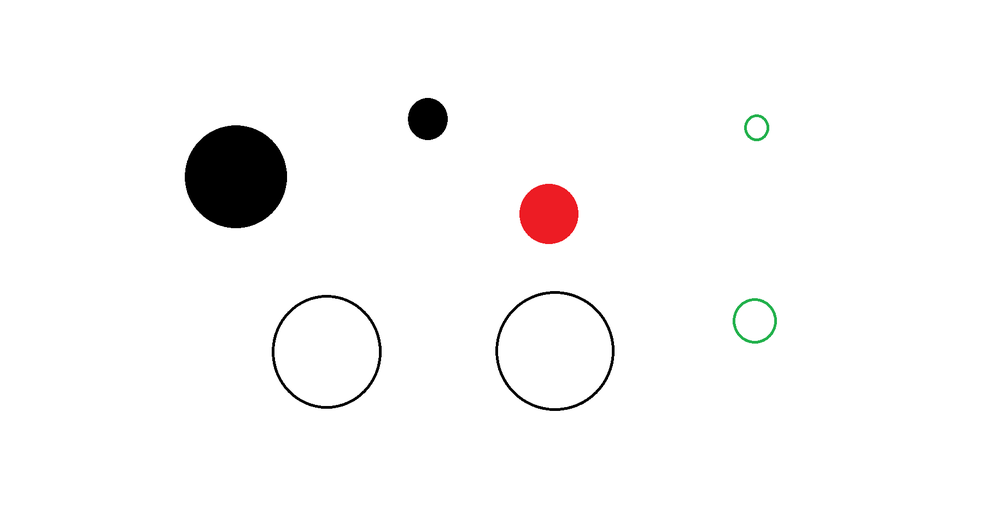
#> input picture 【练习测试】OpenCV/输入图片/8.png, 1000 x 522 px, shrunk from 1829 x 954 before the run
$ python '边缘检测.py'
#> lines starting #> are read from the running program, lines starting #| are printed output that depends on the picture; after the words box and inside, x2 and y2 are one past the last pixel; in counts of white or black regions, pixels touching at a corner belong together
import traceback
import os
import pathlib
import numpy
import cv2
import random

nextline = lambda :print("")
def pause():
	nextline()
	os.system("pause")
def printshift(obj,n: int):
	间隔 = "\t" * n
	分行 = "\n" + 间隔
	if(not(isinstance(obj,str))):
		obj = repr(obj)
	print(间隔 + 分行.join(obj.split("\n")))


输入图片文件夹 = None
输出图片文件夹 = None

def main():
	图片路径 = pathlib.Path()
	# 路径为 pathlib.Path
	try:
		图片路径 = 输入图片文件夹 / "8.png"
	# 路径为 str
	except AttributeError:
		try:
			图片路径 = pathlib.Path(输入图片文件夹) / "8.png"
		except:
			raise FileNotFoundError("未找到文件夹“{}”".format(输入图片文件夹))
	except FileNotFoundError:
		raise FileNotFoundError("未找到文件夹“{}”".format(输入图片文件夹))
	except:
		raise Exception("未知错误")
	print("获取图片    “{}”".format(图片路径))
	print()

	图片文件内容 = numpy.fromfile(图片路径,dtype=numpy.uint8)
	图片数据 = cv2.imdecode(图片文件内容, flags = cv2.IMREAD_COLOR)
#> 图片数据 is the input picture: shape (522, 1000, 3); mean B, G, R 248, 248.1, 249
	图片长 = 图片数据.shape[1]
#> 图片长 = 1000
	图片宽 = 图片数据.shape[0]
#> 图片宽 = 522

	#cv2.imshow("V",cv2.cvtColor(图片数据, cv2.COLOR_BGR2GRAY))
	#cv2.waitKey()
	#cv2.destroyAllWindows()
	灰度图像 = cv2.cvtColor(图片数据, cv2.COLOR_BGR2GRAY)
	滤波灰度图像 = cv2.medianBlur(灰度图像, 5)
	边缘检测图像 = cv2.Canny(灰度图像,threshold1=50,threshold2=150)
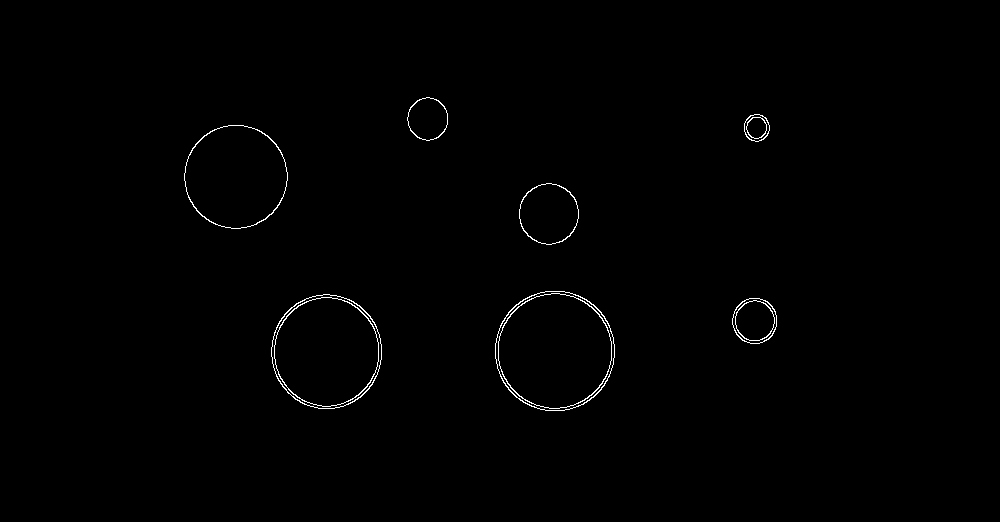
#> 边缘检测图像: shape (522, 1000); 0.55% white in thin lines or dots, all inside (x1, y1, x2, y2) = (184, 97, 777, 411)

	cv2.imshow("canny",边缘检测图像)
	cv2.waitKey()
	cv2.destroyAllWindows()
	所有圆形 = cv2.HoughCircles(
		image=边缘检测图像,                                # 需要输入灰度图像
		method=cv2.HOUGH_GRADIENT,                         # 检测方法
		dp=1,                                              # 累加器分辨率参数
		minDist=30,                                        # 圆心之间最小距离
		param1=50,                                         # 边缘检测最大阈值
		param2=20,                                         # 圆环结果投票票数阈值？（值越大圆环越少，越精准）
		minRadius=0,
		maxRadius=0)
#> 所有圆形 = 13 rows, first 8: [234.5, 175.5, 51.1], [326.5, 348.5, 55.1], [552.5, 352.5, 58], [549.5, 213.5, 29.4], [427.5, 118.5, 19.5], [756.5, 319.5, 21], [755.5, 127.5, 14.5], [682.5, 352.5, 72.6]
	# cv2.imshow("V",滤波灰度图像)
	# cv2.waitKey()
	# cv2.destroyAllWindows()
	print(所有圆形)
#| [[[234.5 175.5  51.1]
#|   [326.5 348.5  55.1]
#|   [552.5 352.5  58. ]
#|   [549.5 213.5  29.4]
#|   [427.5 118.5  19.5]
#|   [756.5 319.5  21. ]
#|   [755.5 127.5  14.5]
#|   [682.5 352.5  72.6]
#|   [583.5 349.5  31.9]
#|   [293.5 351.5  23.8]
#|   [547.5 320.5  30.8]
#|   [549.5 387.5  23.9]
#> (further printed lines are left out)

	检测绘图 = 图片数据
	for 圆心x,圆心y,半径 in 所有圆形[0]:
		cv2.imshow("part",边缘检测图像[int(numpy.ceil(圆心y-半径)):int(round(圆心y+半径)),int(round(圆心x-半径)):int(round(圆心x+半径))])
		cv2.waitKey()
		cv2.destroyAllWindows()
		检测验证 = cv2.HoughCircles(
			image=边缘检测图像[int(round(圆心y-半径)):int(round(圆心y+半径)),int(round(圆心x-半径)):int(round(圆心x+半径))],
			method=cv2.HOUGH_GRADIENT,
			dp=1,
			minDist=30,
			param1=50,
			param2=20,
			minRadius=0,
			maxRadius=0)
		print(检测验证)
		if not(isinstance(检测验证,type(None))):
			检测绘图 = cv2.rectangle(
				img=图片数据,
				pt1=(round(圆心x-半径),round(圆心y-半径)),
				pt2=(round(圆心x+半径),round(圆心y+半径)),
				color=(255,0,0),
				thickness=1
				)
#> this loop made 13 passes
#> (圆心x, 圆心y, 半径, 检测验证) on passes 1, 2, 3, 4, 6, 7, 8: (234.5, 175.5, 51.1, [[51.5, 51.5, 51.1]]), (326.5, 348.5, 55.1, [[55.5, 55.5, 55.3]]), (552.5, 352.5, 58, [[57.5, 57.5, 58]]), (549.5, 213.5, 29.4, [[27.5, 29.5, 29.2]]), (756.5, 319.5, 21, [[18.5, 21.5, 22.7]]), (755.5, 127.5, 14.5, [[14.5, 11.5, 12.1]]), (682.5, 352.5, 72.6, [[143.5, 40.5, 17.8]])
#> (圆心x, 圆心y, 半径) on passes 5, 9, 10, 11, 12, 13: (427.5, 118.5, 19.5), (583.5, 349.5, 31.9), (293.5, 351.5, 23.8), (547.5, 320.5, 30.8), (549.5, 387.5, 23.9), (428.5, 362.5, 52.1)
#| [[[51.5 51.5 51.1]]]
#| [[[55.5 55.5 55.3]]]
#| [[[57.5 57.5 58. ]]]
#| [[[27.5 29.5 29.2]]]
#| None
#| [[[18.5 21.5 22.7]]]
#| [[[14.5 11.5 12.1]]]
#| [[[143.5  40.5  17.8]]]
#> (further printed lines are left out)
#> pass 1, in main, `cv2.imshow("part",边缘检测图像[int(numpy.ceil(圆心y-半径)):int(round(圆心y+半径)),in..`:
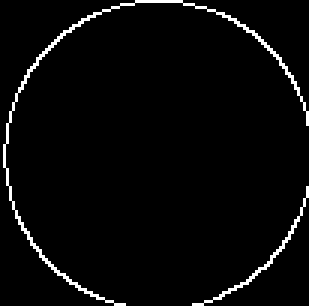
#> window 'part': shape (102, 103) (shown 3 times larger); 3.2% white in thin lines or dots
#> pass 1, in main, `检测绘图 = cv2.rectangle( img=图片数据, pt1=(round(圆心x-半径),round(圆心y-半径)), pt2..`:
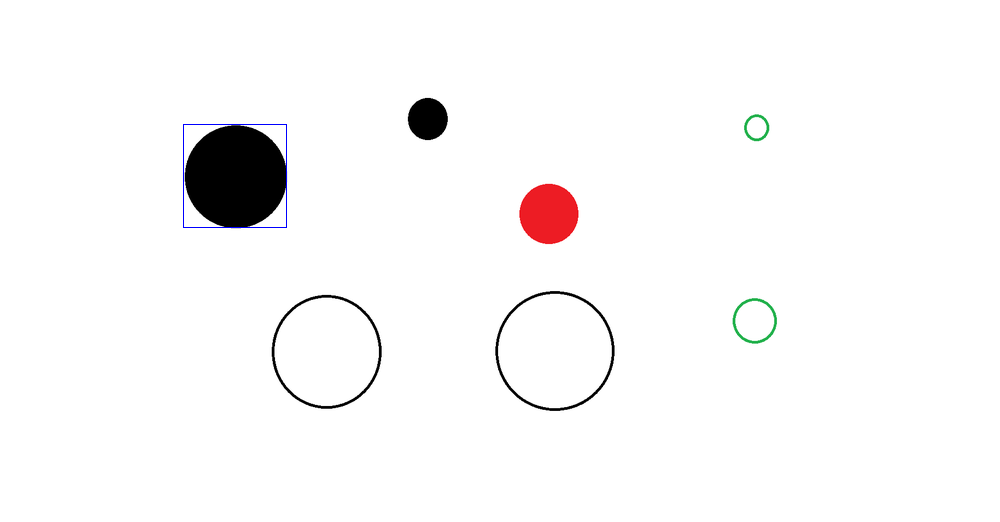
#> 检测绘图: shape (522, 1000, 3); 0.08% of pixels changed, all inside (x1, y1, x2, y2) = (183, 124, 287, 228)
#> pass 2, in main, `cv2.imshow("part",边缘检测图像[int(numpy.ceil(圆心y-半径)):int(round(圆心y+半径)),in..`:
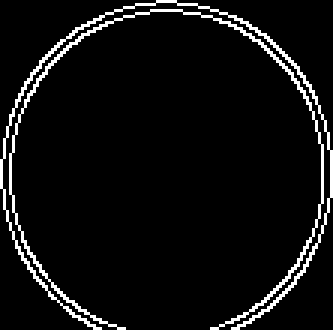
#> window 'part': shape (110, 111) (shown 3 times larger); 5.9% white in thin lines or dots
#> pass 2, in main, `检测绘图 = cv2.rectangle( img=图片数据, pt1=(round(圆心x-半径),round(圆心y-半径)), pt2..`:
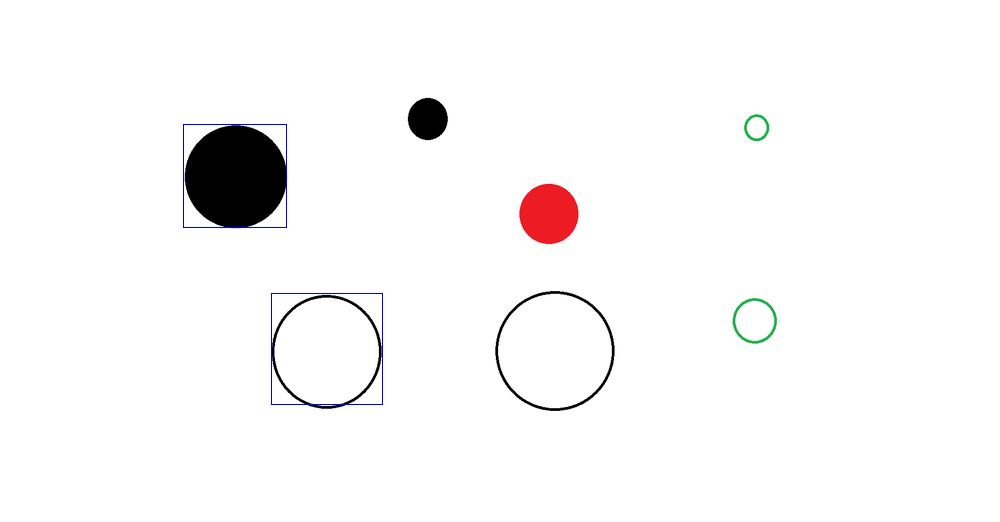
#> 检测绘图: shape (522, 1000, 3); 0.09% of pixels changed, all inside (x1, y1, x2, y2) = (271, 293, 383, 405)
#> after the loop:
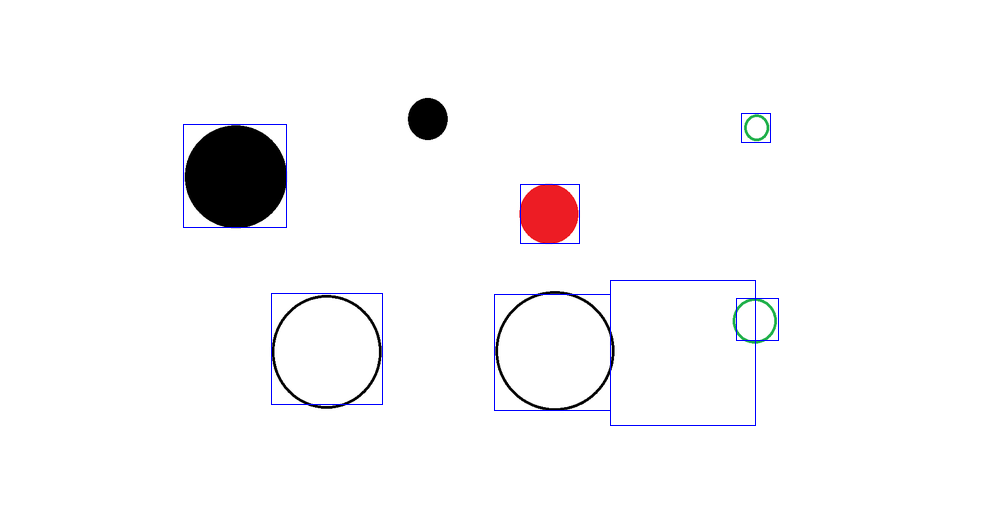
#> 图片数据: shape (522, 1000, 3); 0.44% of pixels changed, all inside (x1, y1, x2, y2) = (183, 113, 779, 426)
	cv2.imshow("test",检测绘图)
	cv2.waitKey()
	cv2.destroyAllWindows()


if __name__ == "__main__":
	try:
		输入图片文件夹 = pathlib.Path(__file__).parents[1] / "输入图片"
		输出图片文件夹 = pathlib.Path(__file__).parents[1] / "输出图片"
		main()
		print()
	except:
		traceback.print_exc()
		print()
	finally:
		os.system("pause")
		print()
		print()
